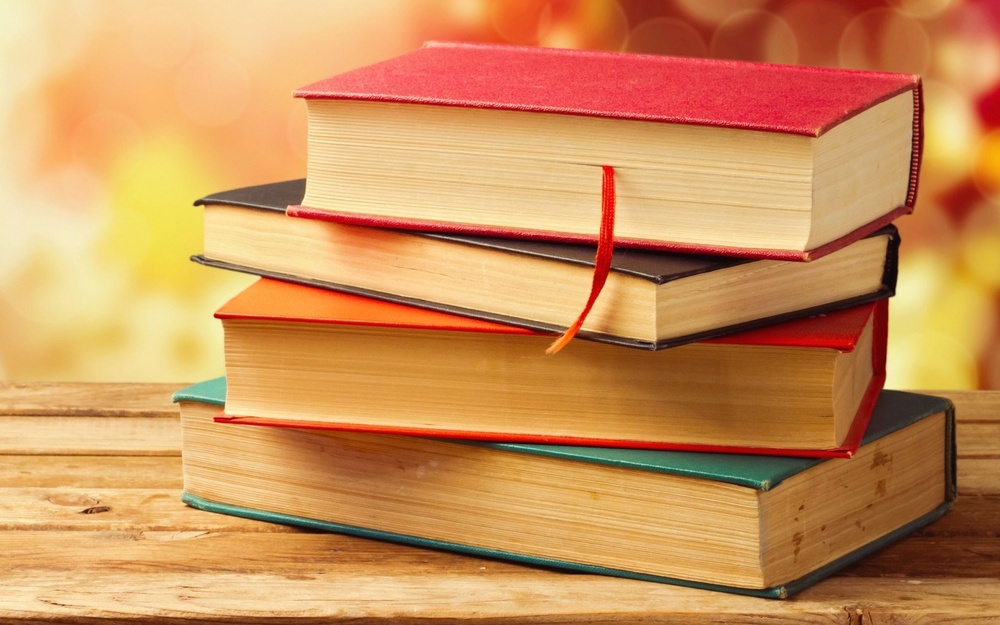
%> input picture Lab 2-P/books.jpg, 1000 x 625 px, shrunk from 1680 x 1050 before the run
$ octave lab3_1.m   (GNU Octave 9; MATLAB toolbox functions it lacks are replaced by stand-ins)
%> lines starting %> are read from the running program, lines starting %| are printed output that depends on the picture
I = imread('books.jpg');
%> I is the input picture: size 625x1000x3 uint8; mean R, G, B 204.8, 145.5, 90.3
I = rgb2gray(I);
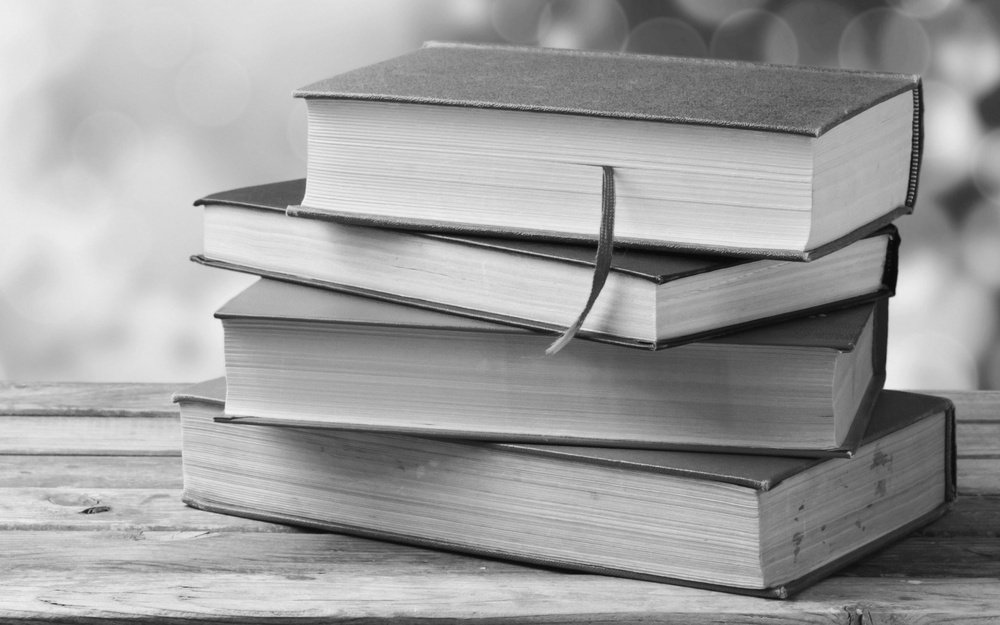
%> I: size 625x1000 uint8; min 6, max 247, mean 157
%gaussian
figure;
subplot(1,3,1);
imshow(I);
title('Original');
J = imnoise(I, 'gaussian');
J = imnoise(J, 'salt & pepper');
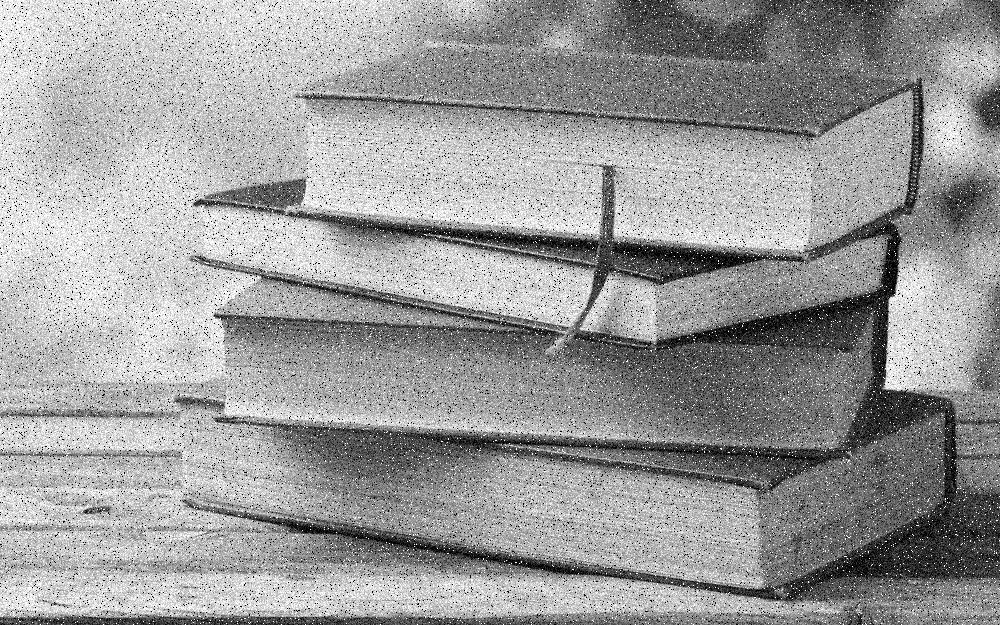
%> J: size 625x1000 uint8; min 0, max 255, mean 155.3
subplot(1,3,2);
imshow(J);
title('Noisy');
K = filter2(fspecial('average',10),J)/255;
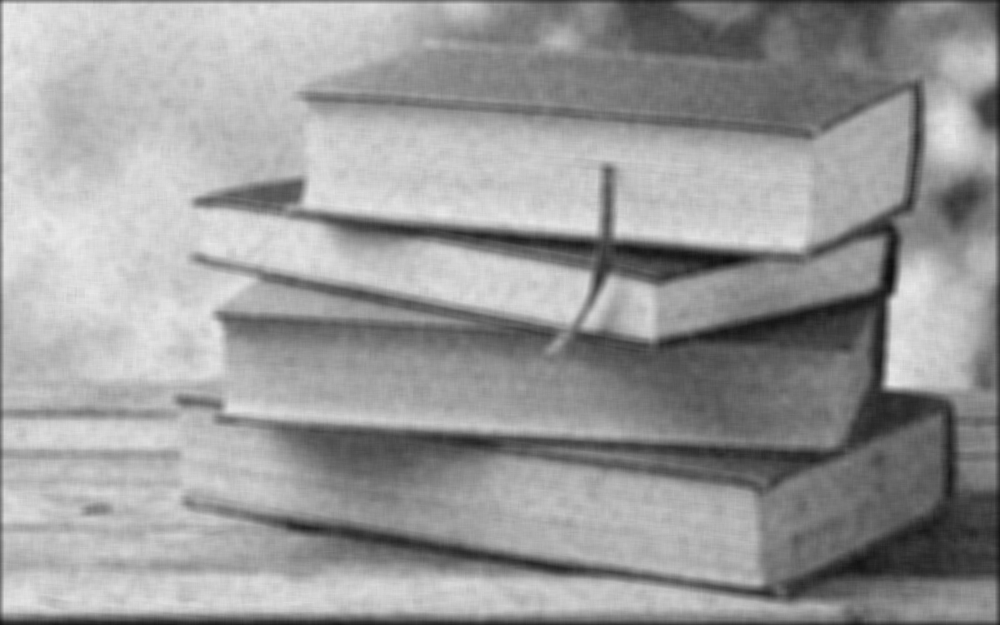
%> K: size 625x1000 double; min 0.0561, max 0.927, mean 0.605
K = imsharpen(K);
subplot(1,3,3);
imshow(K);
title('Denoised');

$ run again, with Lab 2-P/Face.jpg copied over Lab 2-P/books.jpg
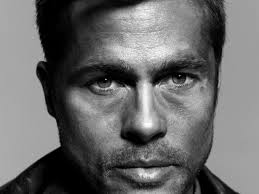
%> input picture Lab 2-P/Face.jpg, 259 x 194 px
%> I is the input picture: size 194x259x3 uint8; min 0, max 254, mean 106.3
%> I: size 194x259 uint8
%> `J = imnoise(J, 'salt & pepper');`:
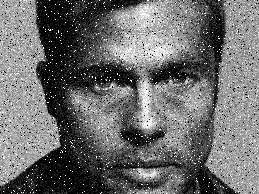
%> J: size 194x259 uint8; min 0, max 255, mean 108.4
%> `K = filter2(fspecial('average',10),J)/255;`:
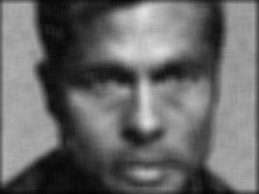
%> K: size 194x259 double; min 0.0185, max 0.885, mean 0.415
